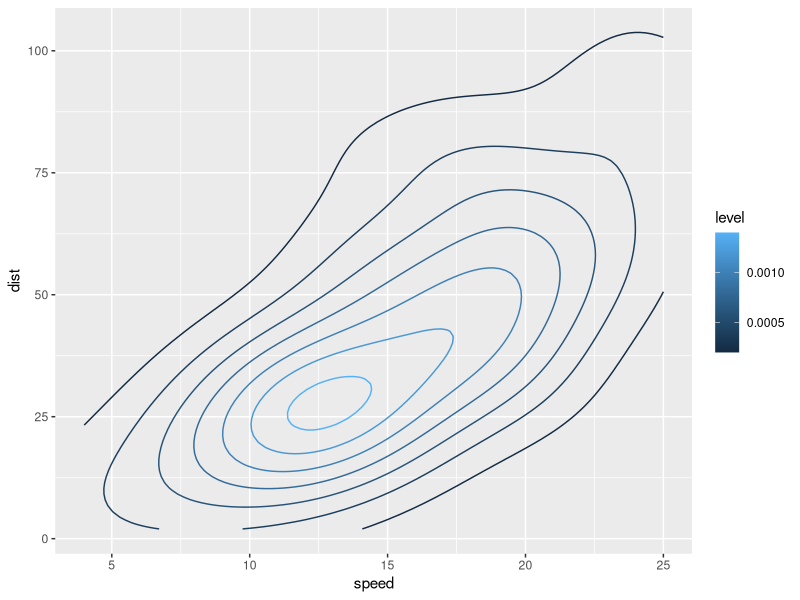
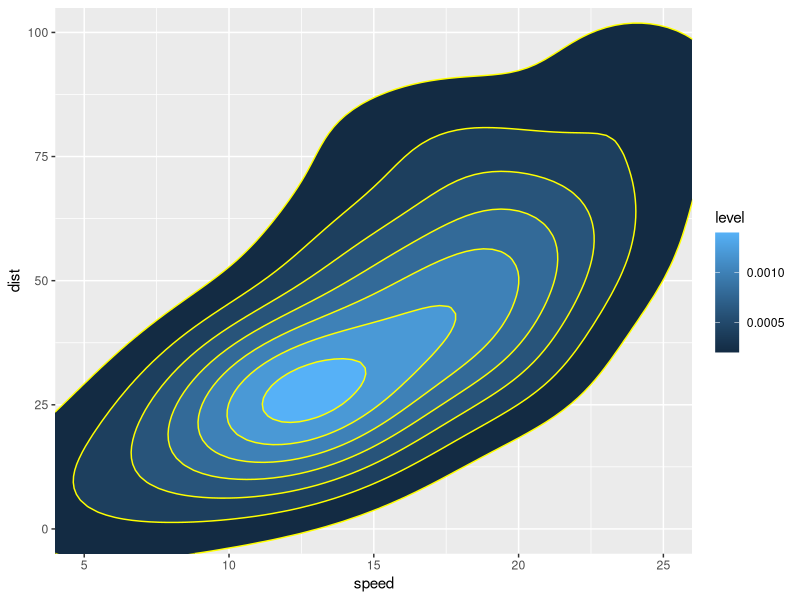

Write the R code that produced these figures, in order.
library(ggplot2)
ggplot(data = cars, aes(x = speed, y = dist)) + 
  geom_density_2d(aes(colour = ..level..))

ggplot(cars, aes(x = speed, y = dist)) + 
  stat_density_2d(geom = 'polygon',
                  aes(fill = ..level..),
                  colour = 'yellow') + 
  ylim(-10,110) + xlim(0,30) +
  coord_cartesian(xlim = c(5,25), ylim = c(0,100))